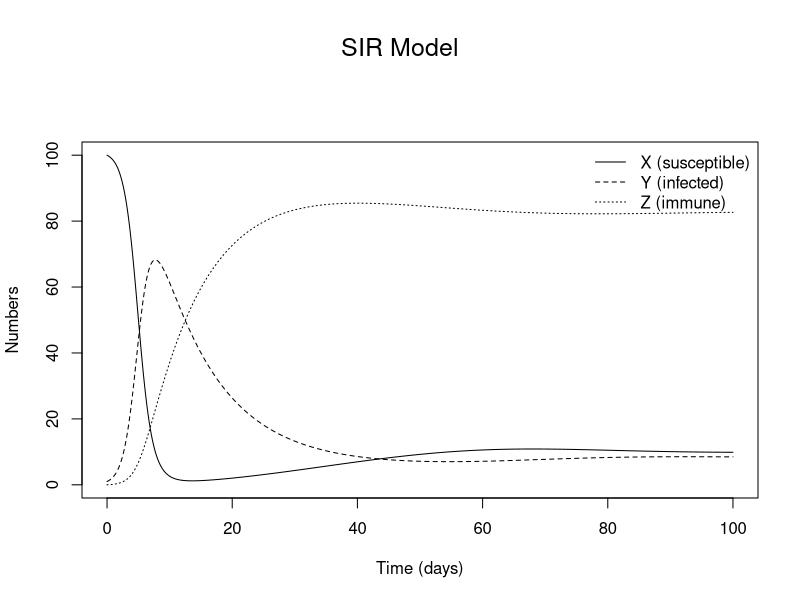

The R script that drew this image:
#!/usr/bin/Rscript

require(deSolve)

## ==============================================================================
## Numerical solution of the SIR epidemiological model, a
## system of ordinary differential equations with state variables
## # susceptible (X), # infected (Y) # resistant (Z)
## ==============================================================================

parameters <- c(beta  = 0.01,
                gamma = 0.01,
                m = 0.1)

state <- c(X = 100, Y = 1, Z = 0)

## the ODE system

lorenz <- function(t, state, parameters) {
    with(as.list(c(state, parameters)),{

# rate of change

        dX <- -beta*X*Y + gamma*Z
        dY <- beta * X * Y - m*Y 
        dZ <- m*Y - gamma * Z

# return the rate of change

        list(c(dX, dY, dZ))

    })

}

times <- seq(0, 100, by = 0.01)

out <- ode(y = state, times = times, func = lorenz, parms = parameters)

head(out)

par(oma = c(0, 0, 3, 0))
matplot(out[,"time"],out[,2:4], xlab = "Time (days)", type="l", ylab = "Numbers",col="black")
legend("topright", inset=0, legend=c("X (susceptible)", "Y (infected)", "Z (immune)"),  lty=1:3,  col="black",  bty = "n", horiz=FALSE)
mtext(outer = TRUE, side = 3, "SIR Model", cex = 1.5)
